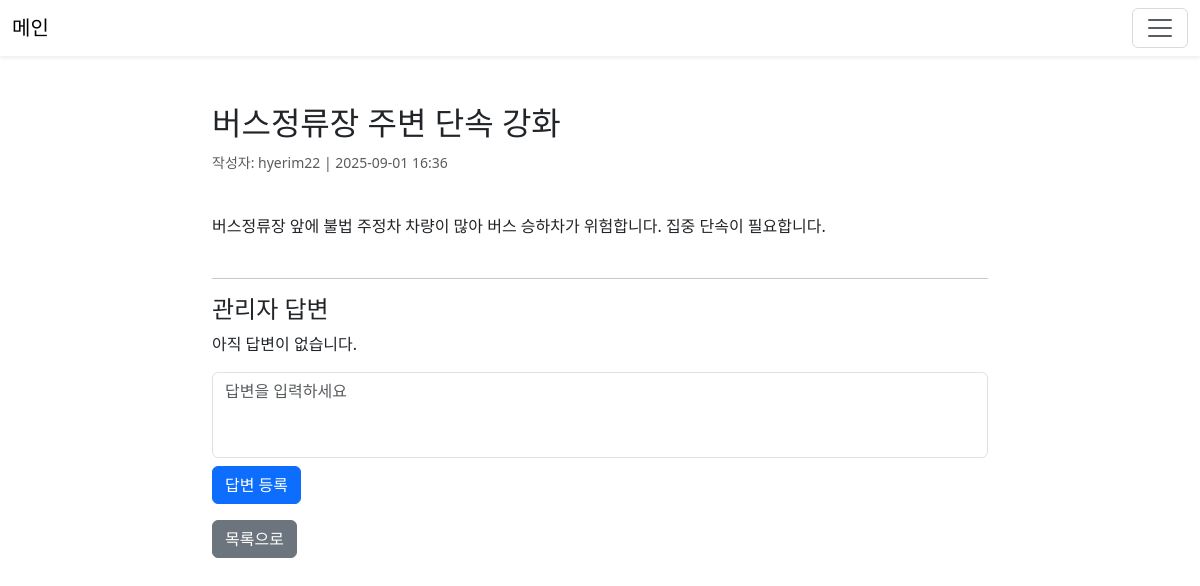
Screenshot of /accounts/suggestions/4/ (signed in) with the database file from the repository.
### accounts/models.py (models this page shows, shortened)
class Suggestion(models.Model):
    author = models.ForeignKey(settings.AUTH_USER_MODEL, on_delete=models.CASCADE)
    title = models.CharField(max_length=200)
    content = models.TextField()
    created_at = models.DateTimeField(auto_now_add=True)

class CustomUser(AbstractUser):
    email = models.EmailField(blank=True, null=True)
    phone = models.CharField(max_length=11)
    name = models.CharField(max_length=50)

### accounts/views.py (the view)
# urls.py: path('suggestions/<int:pk>/', views.suggestion_detail, name='suggestion_detail'),
@login_required(login_url="/accounts/login/")
def suggestion_detail(request, pk):
    suggestion = get_object_or_404(Suggestion, pk=pk)
    if suggestion.author != request.user and not request.user.is_staff:
        return redirect("accounts/suggestion_list")
    return render(request, "accounts/suggestion_detail.html", {"suggestion": suggestion})

### second/templates/accounts/suggestion_detail.html (shortened to what this page needs)
{% extends 'base.html' %}
{% block content %}
<div class="container mt-5" style="max-width: 800px;">
    <h2>{{ suggestion.title }}</h2>
    <small class="text-muted">작성자: {{ suggestion.author.username }} | {{ suggestion.created_at|date:"Y-m-d H:i" }}</small>
    <p style="margin: 40px 0;">{{ suggestion.content }}</p>
    <hr>
    <h4>관리자 답변</h4>
    {% if suggestion.reply %}
        <div class="list-group-item">
            <p>{{ suggestion.reply.content }}</p>
            <small class="text-muted">
                관리자: {{ suggestion.reply.admin.username }} | {{ suggestion.reply.created_at|date:"Y-m-d H:i" }}
            </small>
            {% if user.is_staff %}
                <form method="post" action="{% url 'suggestion_reply_delete' suggestion.reply.id %}"
                      style="display:inline;"
                      onsubmit="return confirm('정말 삭제하시겠습니까?');">
                    {% csrf_token %}
                    <button type="submit" class="btn btn-sm btn-danger">삭제</button>
                </form>
            {% endif %}
        </div>
    {% else %}
        <p>아직 답변이 없습니다.</p>
    {% endif %}
    {% if user.is_staff and not suggestion.reply %}
        <form method="post" action="{% url 'suggestion_reply' suggestion.id %}" class="mt-3">
            <textarea name="content" class="form-control mb-2" rows="3" placeholder="답변을 입력하세요" style="resize: none"></textarea>
            <button type="submit" class="btn btn-primary">답변 등록</button>
        </form>
    {% endif %}
    <div class="mt-3">
        <a href="{% url 'suggestion_list' %}" class="btn btn-secondary">목록으로</a>
    </div>
</div>
{% endblock %}

### rows the page displays
Suggestion: title "버스정류장 주변 단속 강화", author.username "hyerim22", created_at "2025-09-01 16:36", content "버스정류장 앞에 불법 주정차 차량이 많아 버스 승하차가 위험합니다. 집중 단속이 필요합니다."
